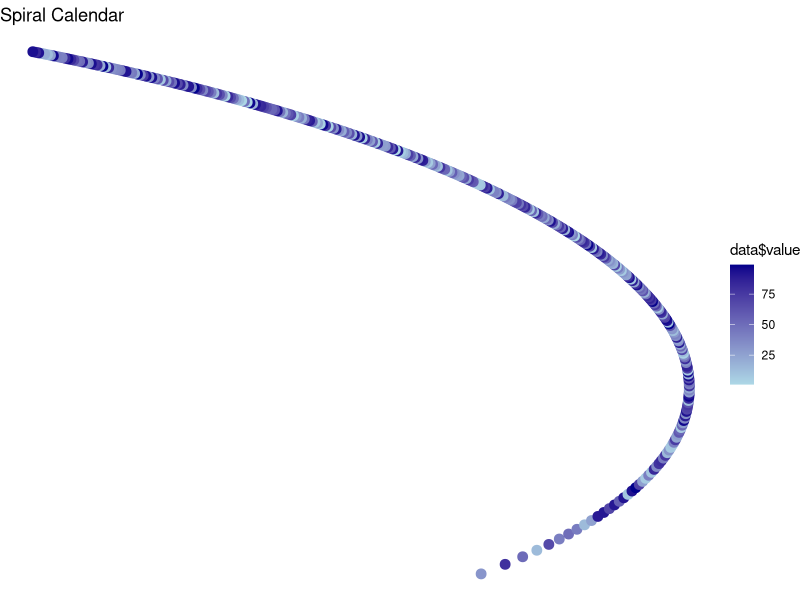

Recreate this plot in R.
library(ggplot2)
library(dplyr)
library(lubridate)

# Sample data 
set.seed(123)
start_date <- as.Date("2023-01-01")
end_date <- as.Date("2023-12-31")
date_seq <- seq(start_date, end_date, by = "day")
data <- data.frame(
  date = date_seq,
  value = sample(1:100, length(date_seq), replace = TRUE)
)

# Function to create spiral coordinates
create_spiral <- function(num_points) {
  angle <- (3 * sqrt(1:num_points) + 45) * (pi / 180)
  radius <- sqrt(1:num_points)
  x <- radius * cos(angle)
  y <- radius * sin(angle)
  return(data.frame(x = x, y = y))
}

# Create spiral coordinates
spiral_coords <- create_spiral(nrow(data))

# Plot spiral calendar
ggplot() +
  geom_point(data = spiral_coords, aes(x = x, y = y, color = data$value), size = 3) +
  scale_color_gradient(low = "lightblue", high = "darkblue") +
  labs(title = "Spiral Calendar",
       x = "", y = "") +
  theme_void()
